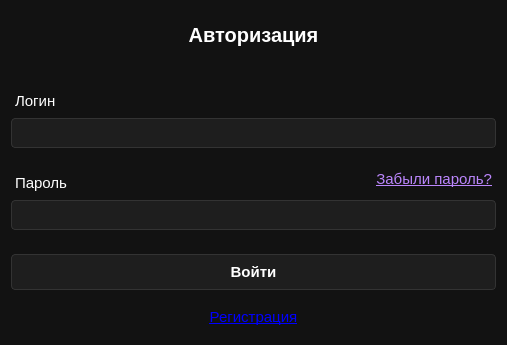
<?xml version="1.0" encoding="UTF-8"?>
<ui version="4.0">
 <class>AuthorizeWindow</class>
 <widget class="QDialog" name="AuthorizeWindow">
  <property name="geometry">
   <rect>
    <x>0</x>
    <y>0</y>
    <width>507</width>
    <height>345</height>
   </rect>
  </property>
  <property name="windowTitle">
   <string>Authorize</string>
  </property>
  <property name="styleSheet">
   <string notr="true">/* Общий фон окна авторизации */
QWidget {
    background-color: #121212;
    color: #FFFFFF;
    font-family: &quot;Segoe UI&quot;, Arial, sans-serif;
}

/* Заголовок &quot;Авторизация&quot; */
QLabel#titleLabel {
    font-size: 20pt;
    font-weight: bold;
    color: #FFFFFF;
    qproperty-alignment: AlignCenter;
    margin-bottom: 20px;
}

/* Метки &quot;Логин&quot;, &quot;Пароль&quot; */
QLabel {
    color: #FFFFFF;
    font-size: 11pt;
    padding: 4px 0px;
}

/* Поля ввода */
QLineEdit {
    background-color: #1E1E1E;
    color: #FFFFFF;
    border: 1px solid #333333;
    padding: 6px 10px;
    border-radius: 4px;
    selection-background-color: #BB86FC;
    selection-color: black;
}

/* Кнопка &quot;Войти&quot; */
QPushButton {
    background-color: #1E1E1E;
    color: #FFFFFF;
    border: 1px solid #333333;
    padding: 8px 20px;
    border-radius: 4px;
    font-weight: 500;
}

QPushButton:hover {
    background-color: #333333;
}

QPushButton:pressed {
    background-color: #BB86FC;
    color: black;
}

/* Гиперссылки: &quot;Забыли пароль?&quot;, &quot;Регистрация&quot; */
QLabel#forgotPasswordLink,
QLabel#registerLink {
    color: #BB86FC;
    text-decoration: underline;
    cursor: pointer;
    padding: 4px 0px;
    qproperty-alignment: AlignRight;
}

QLabel#registerLink {
    qproperty-alignment: AlignCenter;
    margin-top: 10px;
}

QLabel#forgotPasswordLink:hover,
QLabel#registerLink:hover {
    color: #FFFFFF;
}</string>
  </property>
  <layout class="QVBoxLayout" name="verticalLayout">
   <property name="spacing">
    <number>24</number>
   </property>
   <item>
    <widget class="QLabel" name="authLabel">
     <property name="styleSheet">
      <string notr="true">font-size: 20px;</string>
     </property>
     <property name="text">
      <string>&lt;b&gt;Авторизация&lt;/b&gt;</string>
     </property>
     <property name="alignment">
      <set>Qt::AlignmentFlag::AlignCenter</set>
     </property>
    </widget>
   </item>
   <item>
    <layout class="QVBoxLayout" name="paslogLayout">
     <property name="spacing">
      <number>18</number>
     </property>
     <item>
      <layout class="QVBoxLayout" name="logLayout">
       <property name="spacing">
        <number>0</number>
       </property>
       <item>
        <widget class="QLabel" name="loginLabel">
         <property name="layoutDirection">
          <enum>Qt::LayoutDirection::LeftToRight</enum>
         </property>
         <property name="lineWidth">
          <number>0</number>
         </property>
         <property name="text">
          <string>Логин</string>
         </property>
         <property name="alignment">
          <set>Qt::AlignmentFlag::AlignLeading|Qt::AlignmentFlag::AlignLeft|Qt::AlignmentFlag::AlignTop</set>
         </property>
        </widget>
       </item>
       <item>
        <widget class="QLineEdit" name="loginLineEdit">
         <property name="styleSheet">
          <string notr="true"/>
         </property>
        </widget>
       </item>
      </layout>
     </item>
     <item>
      <layout class="QFormLayout" name="pasLayout">
       <property name="horizontalSpacing">
        <number>0</number>
       </property>
       <property name="verticalSpacing">
        <number>0</number>
       </property>
       <item row="0" column="0">
        <widget class="QLabel" name="passwordLabel">
         <property name="text">
          <string>Пароль</string>
         </property>
         <property name="alignment">
          <set>Qt::AlignmentFlag::AlignLeading|Qt::AlignmentFlag::AlignLeft|Qt::AlignmentFlag::AlignTop</set>
         </property>
        </widget>
       </item>
       <item row="1" column="0" colspan="2">
        <widget class="QLineEdit" name="passwordLineEdit">
         <property name="styleSheet">
          <string notr="true"/>
         </property>
        </widget>
       </item>
       <item row="0" column="1">
        <widget class="QLabel" name="forgotPasswordLink">
         <property name="text">
          <string>Забыли пароль?</string>
         </property>
         <property name="alignment">
          <set>Qt::AlignmentFlag::AlignRight</set>
         </property>
        </widget>
       </item>
      </layout>
     </item>
    </layout>
   </item>
   <item>
    <layout class="QVBoxLayout" name="enterLayout">
     <property name="spacing">
      <number>0</number>
     </property>
     <item>
      <widget class="QPushButton" name="pushButton">
       <property name="styleSheet">
        <string notr="true">font-size: 11pt;</string>
       </property>
       <property name="text">
        <string>Войти</string>
       </property>
      </widget>
     </item>
     <item>
      <widget class="QLabel" name="registerLink">
       <property name="text">
        <string>&lt;html&gt;&lt;head/&gt;&lt;body&gt;&lt;p align=&quot;center&quot;&gt;&lt;a href=&quot;#&quot;&gt;Регистрация&lt;/a&gt;&lt;/p&gt;&lt;/body&gt;&lt;/html&gt;</string>
       </property>
       <property name="alignment">
        <set>Qt::AlignmentFlag::AlignHCenter|Qt::AlignmentFlag::AlignTop</set>
       </property>
      </widget>
     </item>
    </layout>
   </item>
  </layout>
 </widget>
 <resources/>
 <connections/>
</ui>
